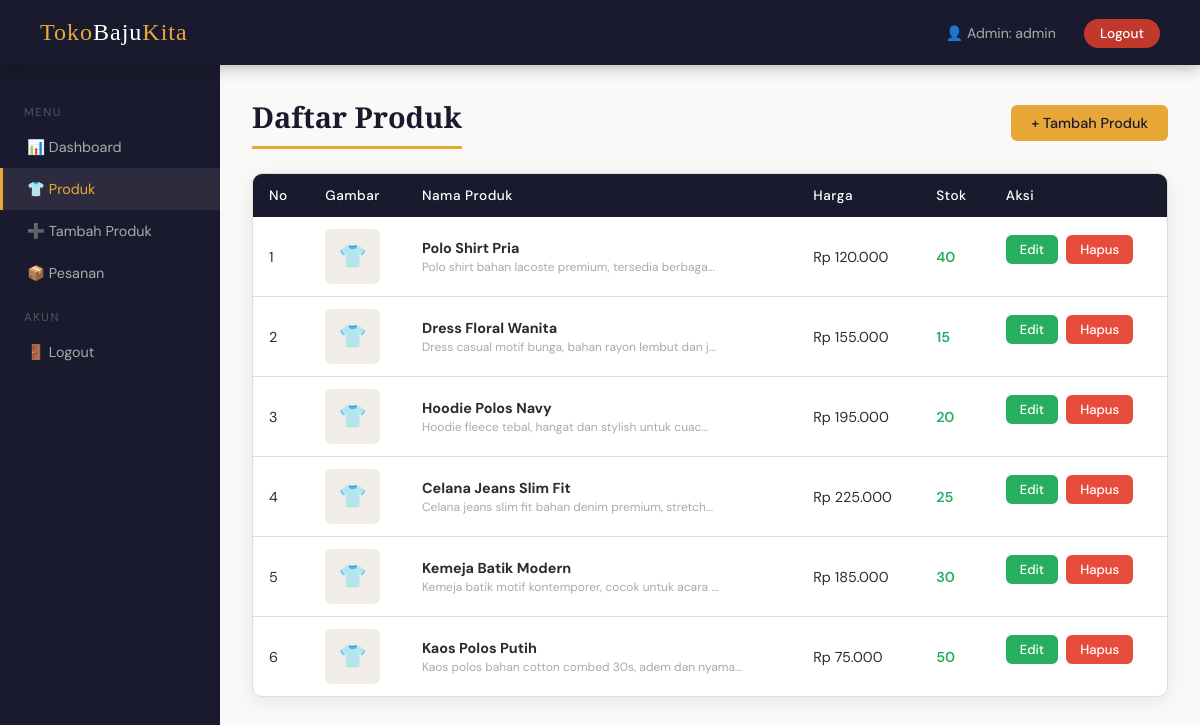
Page /admin/produk.php (signed in) on the committed database.
### tables this page shows
CREATE TABLE IF NOT EXISTS products (
    id INT AUTO_INCREMENT PRIMARY KEY,
    nama_produk VARCHAR(100) NOT NULL,
    harga DECIMAL(10,2) NOT NULL,
    stok INT NOT NULL DEFAULT 0,
    deskripsi TEXT,
    gambar VARCHAR(255),
    created_at TIMESTAMP DEFAULT CURRENT_TIMESTAMP
);

### admin/produk.php (the view, shortened to what this page needs)
<?php
include_once '../includes/koneksi.php';
$produk = mysqli_query($conn, "SELECT * FROM products ORDER BY id DESC");
?>
<!DOCTYPE html>
<html lang="id">
<head>
    <link rel="stylesheet" href="../css/style.css">
</head>
<body>
<?php include 'includes/navbar.php'; ?>
<div class="admin-layout">
    <?php include 'includes/sidebar.php'; ?>
    <div class="admin-content">
        <div style="display:flex; justify-content:space-between; align-items:center; margin-bottom:20px;">
            <h2 class="page-title" style="margin-bottom:0;">Daftar Produk</h2>
            <a href="tambah_produk.php" class="btn btn-accent">+ Tambah Produk</a>
        </div>
        <div class="table-card">
            <table>
                <thead>
                    <tr>
                        <th>No</th><th>Gambar</th><th>Nama Produk</th><th>Harga</th><th>Stok</th><th>Aksi</th>
                    </tr>
                </thead>
                <tbody>
                <?php if (mysqli_num_rows($produk) > 0):
                    $no = 1;
                    while ($row = mysqli_fetch_assoc($produk)): ?>
                    <tr>
                        <td><?= $no++ ?></td>
                        <td>
                            <?php if ($row['gambar'] && file_exists('../uploads/' . $row['gambar'])): ?>
                                <img src="../uploads/<?= htmlspecialchars($row['gambar']) ?>" style="width:55px; height:55px; object-fit:cover; border-radius:6px;">
                            <?php else: ?>
                                <div style="width:55px; height:55px; background:#f0ede8; border-radius:6px; display:flex; align-items:center; justify-content:center; font-size:1.4rem;">👕</div>
                            <?php endif; ?>
                        </td>
                        <td>
                            <strong><?= htmlspecialchars($row['nama_produk']) ?></strong>
                            <br><small style="color:#aaa;"><?= htmlspecialchars(substr($row['deskripsi'], 0, 50)) ?>...</small>
                        </td>
                        <td>Rp <?= number_format($row['harga'], 0, ',', '.') ?></td>
                        <td>
                            <span style="color: <?= $row['stok'] < 5 ? '#e74c3c' : '#27ae60' ?>; font-weight:600;">
                                <?= $row['stok'] ?>
                            </span>
                        </td>
                        <td style="display:flex; gap:8px; align-items:center; padding-top:18px;">
                            <a href="edit_produk.php?id=<?= $row['id'] ?>" class="btn btn-sm btn-success">Edit</a>
                            <button onclick="konfirmasiHapus('delete_produk.php?id=<?= $row['id'] ?>', '<?= htmlspecialchars($row['nama_produk']) ?>')" class="btn btn-sm btn-danger">Hapus</button>
                        </td>
                    </tr>
                    <?php endwhile;
                else: ?>
                    <tr><td colspan="6" style="text-align:center; color:#aaa; padding:30px;">Belum ada produk. <a href="tambah_produk.php">Tambah sekarang</a></td></tr>
                <?php endif; ?>
                </tbody>
            </table>
        </div>
    </div>
</div>
</body>
</html>

### admin/includes/navbar.php (shortened to what this page needs)
<nav class="navbar">
    <a href="dashboard.php" class="logo">Toko<span>Baju</span>Kita</a>
    <nav>
        <span style="color:#aaa; font-size:0.88rem;">👤 Admin: <?= htmlspecialchars($_SESSION['username']) ?></span>
        <a href="../logout.php" class="btn-logout">Logout</a>
    </nav>
</nav>

### admin/includes/sidebar.php
<?php
$current = basename($_SERVER['PHP_SELF']);
?>
<aside class="sidebar">
    <div class="menu-title">Menu</div>
    <a href="dashboard.php"      class="<?= $current === 'dashboard.php'      ? 'active' : '' ?>">📊 Dashboard</a>
    <a href="produk.php"         class="<?= $current === 'produk.php'         ? 'active' : '' ?>">👕 Produk</a>
    <a href="tambah_produk.php"  class="<?= $current === 'tambah_produk.php'  ? 'active' : '' ?>">➕ Tambah Produk</a>
    <a href="pesanan.php"        class="<?= $current === 'pesanan.php'        ? 'active' : '' ?>">📦 Pesanan</a>
    <div class="menu-title">Akun</div>
    <a href="../logout.php">🚪 Logout</a>
</aside>

### css/style.css (style rules this page uses)
:root { --primary: #1a1a2e; --accent: #e8a838; --accent2: #c0392b; --bg: #faf9f7; --bg2: #f0ede8; --white: #ffffff; --text: #2c2c2c; --text-muted: #888; --border: #e0dbd3; --success: #27ae60; --danger: #e74c3c; --shadow: 0 4px 20px rgba(0,0,0,0.08); --radius: 10px; }
* { margin: 0; padding: 0; box-sizing: border-box; }
body { font-family: 'DM Sans', sans-serif; background: var(--bg); color: var(--text); min-height: 100vh; }
.navbar { background: var(--primary); padding: 0 40px; display: flex; align-items: center; justify-content: space-between; height: 65px; position: sticky; top: 0; z-index: 100; box-shadow: 0 2px 15px rgba(0,0,0,0.3); }
.navbar .logo { font-family: 'Playfair Display', serif; font-size: 1.5rem; color: var(--accent); text-decoration: none; letter-spacing: 1px; }
.navbar .logo span { color: var(--white); }
.navbar nav a { color: #ccc; text-decoration: none; margin-left: 24px; font-size: 0.9rem; font-weight: 500; transition: color 0.2s; }
.btn-logout { background: var(--accent2); color: white !important; padding: 6px 16px; border-radius: 20px; font-size: 0.85rem !important; }
.page-title { font-family: 'Playfair Display', serif; font-size: 1.8rem; color: var(--primary); margin-bottom: 24px; padding-bottom: 10px; border-bottom: 3px solid var(--accent); display: inline-block; }
.btn { display: inline-block; padding: 9px 20px; border-radius: 6px; border: none; cursor: pointer; font-family: 'DM Sans', sans-serif; font-size: 0.9rem; font-weight: 500; text-decoration: none; transition: all 0.2s; }
.btn-accent { background: var(--accent); color: var(--primary); }
.btn-success { background: var(--success); color: white; }
.btn-danger { background: var(--danger); color: white; }
.btn-sm { padding: 6px 14px; font-size: 0.82rem; }
.table-card { background: var(--white); border-radius: var(--radius); box-shadow: var(--shadow); overflow: hidden; border: 1px solid var(--border); margin-top: 24px; }
.table-card table { width: 100%; border-collapse: collapse; }
.table-card thead { background: var(--primary); color: white; }
.table-card thead th { padding: 13px 16px; text-align: left; font-size: 0.85rem; font-weight: 500; letter-spacing: 0.5px; }
.table-card tbody tr { border-bottom: 1px solid var(--border); }
.table-card tbody tr:last-child { border-bottom: none; }
.table-card tbody td { padding: 12px 16px; font-size: 0.9rem; vertical-align: middle; }
.admin-layout { display: flex; min-height: calc(100vh - 65px); }
.sidebar { width: 220px; background: var(--primary); padding: 24px 0; flex-shrink: 0; }
.sidebar a { display: flex; align-items: center; gap: 10px; padding: 12px 24px; color: #aaa; text-decoration: none; font-size: 0.9rem; transition: all 0.2s; border-left: 3px solid transparent; }
.sidebar a:hover, .sidebar a.active { background: rgba(255,255,255,0.08); color: var(--accent); border-left-color: var(--accent); }
.sidebar .menu-title { color: #555; font-size: 0.72rem; letter-spacing: 1.5px; text-transform: uppercase; padding: 16px 24px 6px; }
.admin-content { flex: 1; padding: 32px; overflow-y: auto; }

### rows in the picture
products: nama_produk "Polo Shirt Pria", deskripsi "Polo shirt bahan lacoste premium, tersedia berbaga", harga "120.000", stok "40"
products: nama_produk "Dress Floral Wanita", deskripsi "Dress casual motif bunga, bahan rayon lembut dan j", harga "155.000", stok "15"
products: nama_produk "Hoodie Polos Navy", deskripsi "Hoodie fleece tebal, hangat dan stylish untuk cuac", harga "195.000", stok "20"
products: nama_produk "Celana Jeans Slim Fit", deskripsi "Celana jeans slim fit bahan denim premium, stretch", harga "225.000", stok "25"
products: nama_produk "Kemeja Batik Modern", deskripsi "Kemeja batik motif kontemporer, cocok untuk acara", harga "185.000", stok "30"
products: nama_produk "Kaos Polos Putih", deskripsi "Kaos polos bahan cotton combed 30s, adem dan nyama", harga "75.000", stok "50"

### other values in the picture
$_SESSION['username'] "admin"
